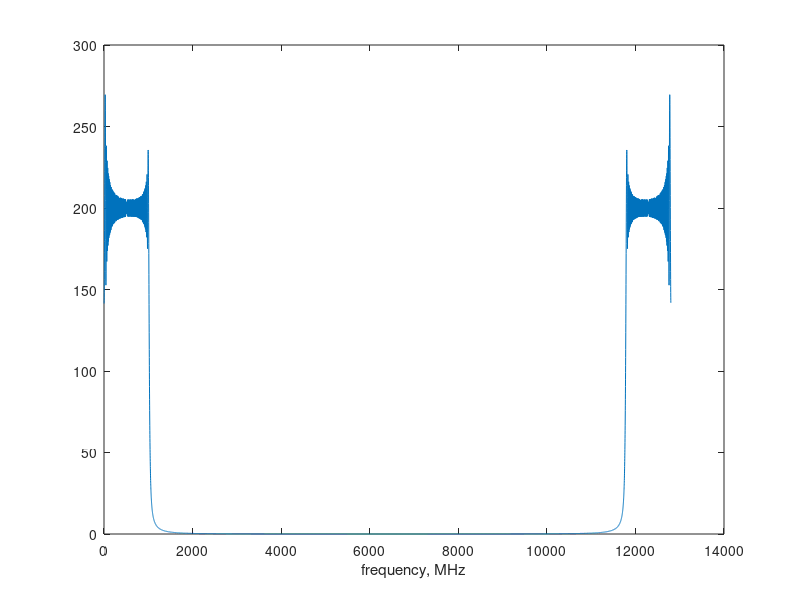

Write the MATLAB code that produced this figure. (Note: this script raises an error after producing the figure.)
%% Load data to generator 

clc; close all; clearvars;
addpath('..\Test_signals\', '..\DG_waveform_generator\', '..\MSO_oscilloscope\', '..\TF_waveform_generator');


% asddddddddddd
fs = 25e6;
t = 1/fs:1/fs:12800/fs;
s = chirp(t, 0, 12800/fs, 2e6);
figure; plot(abs(fft(s)))
% s_s = fftshift(s);
% signal = s.*sin(2*pi*5e6*t);
% signal = s;
freqline = 0:fs/12800:fs - 1;

% figure; 
%     plot(freqline*1e-6, abs(fft(signal)));
    xlabel('frequency, MHz');


% signal = Test_signals.normalized_sin();
% signal = Test_signals.normalized_ofdm();

% figure('Position', [10, 600, 600, 400]);
%     plot(signal.freqline/1e6, abs(fft(signal.data)));
%     grid on;
%     title('Спектр тестового OFDM сигнала');
%     xlabel('Частота, МГц');
% 
% 
% figure('Position', [10, 100, 600, 400]);
%     plot(signal.data);
%     grid on;
%     title('Тестовый OFDM сигнал во временной области');
%     xlabel('Отсчёты');
%     ylabel('Амплитуда');


% dg_conn_ID = 'USB0::0x1AB1::0x0640::DG5S245900056::0::INSTR';
dg_conn_ID = 'USB0::0x1AB1::0x0640::DG5S244900056::0::INSTR';
% data_to_load = signal.data;
data_to_load = s;


% load data
amp = .7;
DG.load_data(dg_conn_ID, data_to_load, fs, amp);
%% Oscilloscope and MSO file
clc; close all; 
% clearvars;
osci_conn_ID = 'USB0::0x1AB1::0x0515::MS5A244909354::0::INSTR';

channel_num = 1;
% read data in raw mode. The mode allows max of internal instrument memory depth points to load
oscilloscope_data = MSO.read_data(osci_conn_ID, channel_num, 125e6);

figure;
    plot(oscilloscope_data);
    grid on;
    title('Полученные данные с осциллографа');
    xlabel('Отсчёты');
    ylabel('Амплитуда, В');


processed_signal = Test_signals.process_ofdm(oscilloscope_data, signal.data, signal.modulation_order);
scatterplot(processed_signal.modulated_data);
    title('Созвездие принятого OFDM сигнала', 'Color','Black');
    grid on;

[er, errate] = biterr(signal.bits, processed_signal.bits);
er 
errate


%% READ RAW

clc; close all;
Fs = 4*125e6;
Ts = 1/Fs;
Npoints = 100e3;
TBscale = Npoints*Ts;

addpath('..\Test_signals\', '..\DG_waveform_generator\', '..\MSO_oscilloscope\', '..\TF_waveform_generator');


osci_conn_ID = 'USB0::0x1AB1::0x0515::MS5A244909354::0::INSTR';
channel_num = 1;

tic

[rr, t] = MSO.read_raw_ascii(osci_conn_ID, channel_num, 100e3);

% return;
splitted = split(rr, ',');


% test_string = 'fd.x11.6115.13123, 192.168.2.0, 192.315.11, 1.13.b.4., 192.168.4.0.';
% reg_expression = '(\d{1,3}\.){3}\d{1,3}';
% m2 = regexp(test_string, reg_expression, 'match')
% 
% 
% test_string2 = '<tag>Tarzan</tag> likes <tag>Jane</tag>';
% reg_expression2 = '<tag>.*</tag>';
% m3 = regexp(test_string2, reg_expression2, 'match')
% 
% 
% test_string3 = 'He said bluntly "that is what she said!" and winked clarly';
% reg_expression3 = '".*"';
% m4 = regexp(test_string3, reg_expression3, 'match')
% 
% 
% 
% test_string4 = 'He said bluntly "that is Awhat she said!" and winked clarly';
% reg_expression4 = '".*"';
% m5 = regexp(test_string4, reg_expression4, 'match')


t1 = toc;
disp(['MSO.read_raw elapsed time ', num2str(t1), ' seconds']);


reg_expre = '[-+][\d\.]+E[+-]\d+';
m = regexp(rr, reg_expre, 'match');
arr = str2double(m);

t2 = toc;
disp(['regex elapsed time ', num2str(t2 - t1), ' seconds']);

figure;
    plot(arr);
    grid on;
    title('Принятый с осциллографа сигнал');
    xlabel('Отсчёты');
    ylabel('Аплитуда, В');


t3 = toc;
disp(['plot elapsed time ', num2str(t3 - t2), ' seconds']);


%% READ BYTES


clc; close all; clearvars;
Fs = 125e6;
% Ts = 1/Fs;
% Npoints = 100e3;
% TBscale = Npoints*Ts;

addpath('..\Test_signals\', '..\DG_waveform_generator\', '..\MSO_oscilloscope\', '..\TF_waveform_generator');


osci_conn_ID = 'USB0::0x1AB1::0x0515::MS5A244909354::0::INSTR';
channel_num = 1;


fs = 100e6;
points = 50e3;

[~, oscilloscope_data] = MSO.read_raw_bytes_fs(osci_conn_ID, channel_num, points, fs);


assert(length(oscilloscope_data.data) == points) 
assert(oscilloscope_data.preambula.points.value == points) 

isize = length(oscilloscope_data.data);
fs_instr = oscilloscope_data.fs_instr;
freqline = 0:fs_instr/isize:fs_instr - 1;

figure;
    plot(oscilloscope_data.data);


spectrum = abs(fft(oscilloscope_data.data));

figure;
    plot(freqline(2:end)*1e-6, fftshift(spectrum(2:end)));
    xlabel('frequency, MHz');